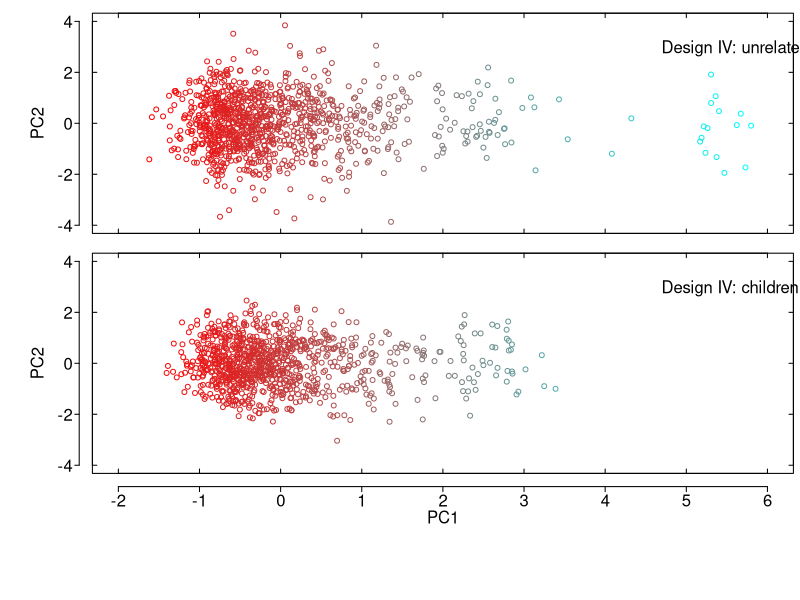

Source code (R):
score=read.table("0score.txt", header=T)
phe=read.table("0phe.txt", header=T)
ped=read.table("0ped.txt", header=T)
mat=matrix(1:5, 5, 1)
mat[1:2,1]=1
mat[3:4,1]=2
mat[5,1]=3

layout(mat)
par(mar=c(0.5, 7, 1, 0.5))

d1=scale(-1*score[,5])
d2=scale(-1*score[,6])

s1=min(d1)
r1=max(d1)-min(d1)
s2=min(d2)
r2=max(d2)-min(d2)

par(ps=12)
f1=which(ped[,3]==0)
plot(ylim=c(-4, 4), xlim=c(-2, 6), d1[f1], d2[f1],col=rgb(1-(d1[f1]-s1)/r1, (d1[f1]-s1)/r1, (d1[f1]-s1)/r1), axes=F, xlab="", ylab="")
axis(side=1, at=seq(-2, 6, 1), xlim=c(-2, 6), labels=F, tck=0.02)
axis(side=3, at=seq(-2, 6, 1), xlim=c(-2, 6), labels=F, tck=0.02)
axis(side=2, at=seq(-4, 4, 2), xlim=c(-4, 4), labels=F, tck=0.02)
axis(side=4, at=seq(-4, 4, 2), xlim=c(-4, 4), labels=F, tck=0.02)

axis(side=2, at=seq(-4, 4, 2), xlim=c(-4, 4), labels=F, tck=-0.02, line=1)
mtext(side=2, at=seq(-4, 4, 2), text=seq(-4, 4, 2), las=1, line=1.5)
mtext(side=2, text=c("PC2"), las=3, line=3.5)
mtext(side=4, at=c(3), text="Design IV: unrelated", las=1, line=-10)
box()

f2=which(ped[,3]!=0)
plot(ylim=c(-4, 4), xlim=c(-2, 6), d1[f2], d2[f2], col=rgb(1-(d1[f2]-s1)/r1, (d1[f2]-s1)/r1, (d1[f2]-s1)/r1), axes=F, xlab="", ylab="")
axis(side=1, at=seq(-2, 6, 1), xlim=c(-2, 6), labels=F, tck=0.02)
axis(side=3, at=seq(-2, 6, 1), xlim=c(-2, 6), labels=F, tck=0.02)
axis(side=2, at=seq(-4, 4, 2), xlim=c(-4, 4), labels=F, tck=0.02)
axis(side=4, at=seq(-4, 4, 2), xlim=c(-4, 4), labels=F, tck=0.02)

axis(side=2, at=seq(-4, 4, 2), xlim=c(-4, 4), labels=F, tck=-0.02, line=1)
mtext(side=2, at=seq(-4, 4, 2), text=seq(-4, 4, 2), las=1, line=1.5)
mtext(side=2, text=c("PC2"), las=3, line=3.5)
mtext(side=4, at=c(3), text="Design IV: children", las=1, line=-10)
box()

plot(x=NULL, y=NULL, xlim=c(-2, 6), ylim=c(-4, 4), axes=FALSE, type="n", ylab="")
axis(side=3, at=seq(-2, 6, 1), xlim=c(-2, 6), labels=F, tck=0.05, line=0.5)
mtext(side=3, at=seq(-2, 6, 1), text=seq(-2, 6, 1), las=1, line=-1.2)
mtext(side=3, text=c("PC1"), las=1, line=-2.5)
